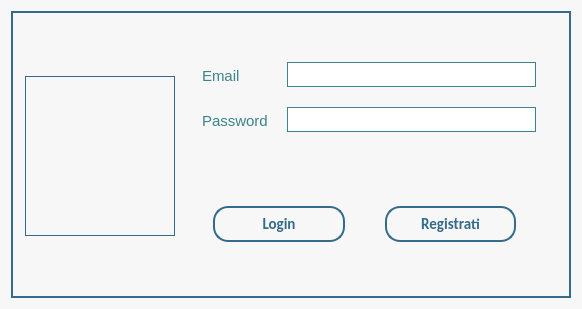
<?xml version="1.0" encoding="UTF-8"?>
<ui version="4.0">
 <class>LoginPage</class>
 <widget class="QMainWindow" name="LoginPage">
  <property name="geometry">
   <rect>
    <x>0</x>
    <y>0</y>
    <width>582</width>
    <height>309</height>
   </rect>
  </property>
  <property name="sizePolicy">
   <sizepolicy hsizetype="Preferred" vsizetype="Preferred">
    <horstretch>0</horstretch>
    <verstretch>0</verstretch>
   </sizepolicy>
  </property>
  <property name="minimumSize">
   <size>
    <width>0</width>
    <height>0</height>
   </size>
  </property>
  <property name="windowTitle">
   <string>LoginPage</string>
  </property>
  <property name="styleSheet">
   <string notr="true">background-color:rgb(247, 247, 247);
</string>
  </property>
  <widget class="QWidget" name="centralWidget">
   <layout class="QHBoxLayout" name="horizontalLayout_2" stretch="0">
    <item>
     <widget class="QGroupBox" name="groupBox_2">
      <property name="styleSheet">
       <string notr="true">border: 2px solid #336b8a;
background-color: none</string>
      </property>
      <property name="title">
       <string/>
      </property>
      <layout class="QHBoxLayout" name="horizontalLayout_3">
       <item>
        <widget class="QLabel" name="logo">
         <property name="sizePolicy">
          <sizepolicy hsizetype="Preferred" vsizetype="Preferred">
           <horstretch>0</horstretch>
           <verstretch>0</verstretch>
          </sizepolicy>
         </property>
         <property name="minimumSize">
          <size>
           <width>150</width>
           <height>4</height>
          </size>
         </property>
         <property name="maximumSize">
          <size>
           <width>16777215</width>
           <height>160</height>
          </size>
         </property>
         <property name="styleSheet">
          <string notr="true">background-color:none;
border: 1px solid #336b8a</string>
         </property>
         <property name="text">
          <string/>
         </property>
         <property name="scaledContents">
          <bool>false</bool>
         </property>
        </widget>
       </item>
       <item>
        <widget class="QGroupBox" name="groupBox">
         <property name="enabled">
          <bool>true</bool>
         </property>
         <property name="maximumSize">
          <size>
           <width>16777215</width>
           <height>1715</height>
          </size>
         </property>
         <property name="mouseTracking">
          <bool>false</bool>
         </property>
         <property name="tabletTracking">
          <bool>false</bool>
         </property>
         <property name="contextMenuPolicy">
          <enum>Qt::DefaultContextMenu</enum>
         </property>
         <property name="styleSheet">
          <string notr="true">border:none;
background-color:none
</string>
         </property>
         <property name="title">
          <string/>
         </property>
         <property name="flat">
          <bool>false</bool>
         </property>
         <property name="checkable">
          <bool>false</bool>
         </property>
         <layout class="QVBoxLayout" name="verticalLayout" stretch="1,0,1">
          <property name="spacing">
           <number>0</number>
          </property>
          <property name="leftMargin">
           <number>10</number>
          </property>
          <property name="topMargin">
           <number>19</number>
          </property>
          <property name="rightMargin">
           <number>19</number>
          </property>
          <property name="bottomMargin">
           <number>0</number>
          </property>
          <item>
           <layout class="QFormLayout" name="formLayout">
            <property name="formAlignment">
             <set>Qt::AlignLeading|Qt::AlignLeft|Qt::AlignVCenter</set>
            </property>
            <property name="horizontalSpacing">
             <number>10</number>
            </property>
            <property name="verticalSpacing">
             <number>17</number>
            </property>
            <item row="0" column="0">
             <widget class="QLabel" name="Email">
              <property name="styleSheet">
               <string notr="true">color: #3a848a;
font-size: 15px;
border: none;
padding: 5px;
font-family: 'Calibri';
background-color:none</string>
              </property>
              <property name="text">
               <string>Email</string>
              </property>
              <property name="buddy">
               <cstring>EmailEdit</cstring>
              </property>
             </widget>
            </item>
            <item row="0" column="1">
             <widget class="QLineEdit" name="EmailEdit">
              <property name="maximumSize">
               <size>
                <width>16777215</width>
                <height>25</height>
               </size>
              </property>
              <property name="font">
               <font>
                <family>Calibri</family>
                <pointsize>11</pointsize>
               </font>
              </property>
              <property name="autoFillBackground">
               <bool>false</bool>
              </property>
              <property name="styleSheet">
               <string notr="true">border:1px solid #3a848a;



</string>
              </property>
              <property name="text">
               <string/>
              </property>
              <property name="clearButtonEnabled">
               <bool>false</bool>
              </property>
             </widget>
            </item>
            <item row="1" column="0">
             <widget class="QLabel" name="Password">
              <property name="styleSheet">
               <string notr="true">color: #3a848a;
font-size: 15px;
border: none;
padding: 5px;
font-family: 'Calibri';
background-color:none</string>
              </property>
              <property name="text">
               <string>Password</string>
              </property>
              <property name="buddy">
               <cstring>PasswordEdit</cstring>
              </property>
             </widget>
            </item>
            <item row="1" column="1">
             <widget class="QLineEdit" name="PasswordEdit">
              <property name="maximumSize">
               <size>
                <width>16777215</width>
                <height>25</height>
               </size>
              </property>
              <property name="font">
               <font>
                <family>Calibri</family>
                <pointsize>11</pointsize>
               </font>
              </property>
              <property name="styleSheet">
               <string notr="true">border:1px solid #3a848a;
</string>
              </property>
              <property name="text">
               <string/>
              </property>
              <property name="echoMode">
               <enum>QLineEdit::Password</enum>
              </property>
             </widget>
            </item>
           </layout>
          </item>
          <item>
           <widget class="QLabel" name="regi">
            <property name="font">
             <font>
              <family>Calibri</family>
              <pointsize>11</pointsize>
             </font>
            </property>
            <property name="styleSheet">
             <string notr="true">border:none</string>
            </property>
            <property name="text">
             <string/>
            </property>
            <property name="alignment">
             <set>Qt::AlignCenter</set>
            </property>
           </widget>
          </item>
          <item>
           <layout class="QHBoxLayout" name="horizontalLayout">
            <property name="spacing">
             <number>40</number>
            </property>
            <property name="leftMargin">
             <number>20</number>
            </property>
            <property name="topMargin">
             <number>40</number>
            </property>
            <property name="rightMargin">
             <number>20</number>
            </property>
            <property name="bottomMargin">
             <number>40</number>
            </property>
            <item>
             <widget class="QPushButton" name="Login">
              <property name="enabled">
               <bool>true</bool>
              </property>
              <property name="sizePolicy">
               <sizepolicy hsizetype="Preferred" vsizetype="Fixed">
                <horstretch>0</horstretch>
                <verstretch>0</verstretch>
               </sizepolicy>
              </property>
              <property name="palette">
               <palette>
                <active>
                 <colorrole role="WindowText">
                  <brush brushstyle="SolidPattern">
                   <color alpha="255">
                    <red>51</red>
                    <green>107</green>
                    <blue>138</blue>
                   </color>
                  </brush>
                 </colorrole>
                 <colorrole role="Button">
                  <brush brushstyle="SolidPattern">
                   <color alpha="255">
                    <red>26</red>
                    <green>65</green>
                    <blue>108</blue>
                   </color>
                  </brush>
                 </colorrole>
                 <colorrole role="Text">
                  <brush brushstyle="SolidPattern">
                   <color alpha="255">
                    <red>51</red>
                    <green>107</green>
                    <blue>138</blue>
                   </color>
                  </brush>
                 </colorrole>
                 <colorrole role="ButtonText">
                  <brush brushstyle="SolidPattern">
                   <color alpha="255">
                    <red>51</red>
                    <green>107</green>
                    <blue>138</blue>
                   </color>
                  </brush>
                 </colorrole>
                 <colorrole role="Base">
                  <brush brushstyle="SolidPattern">
                   <color alpha="255">
                    <red>26</red>
                    <green>65</green>
                    <blue>108</blue>
                   </color>
                  </brush>
                 </colorrole>
                 <colorrole role="Window">
                  <brush brushstyle="SolidPattern">
                   <color alpha="255">
                    <red>26</red>
                    <green>65</green>
                    <blue>108</blue>
                   </color>
                  </brush>
                 </colorrole>
                 <colorrole role="Highlight">
                  <brush brushstyle="SolidPattern">
                   <color alpha="255">
                    <red>58</red>
                    <green>132</green>
                    <blue>138</blue>
                   </color>
                  </brush>
                 </colorrole>
                 <colorrole role="HighlightedText">
                  <brush brushstyle="SolidPattern">
                   <color alpha="255">
                    <red>255</red>
                    <green>255</green>
                    <blue>255</blue>
                   </color>
                  </brush>
                 </colorrole>
                 <colorrole role="PlaceholderText">
                  <brush brushstyle="NoBrush">
                   <color alpha="128">
                    <red>51</red>
                    <green>107</green>
                    <blue>138</blue>
                   </color>
                  </brush>
                 </colorrole>
                </active>
                <inactive>
                 <colorrole role="WindowText">
                  <brush brushstyle="SolidPattern">
                   <color alpha="255">
                    <red>51</red>
                    <green>107</green>
                    <blue>138</blue>
                   </color>
                  </brush>
                 </colorrole>
                 <colorrole role="Button">
                  <brush brushstyle="SolidPattern">
                   <color alpha="255">
                    <red>26</red>
                    <green>65</green>
                    <blue>108</blue>
                   </color>
                  </brush>
                 </colorrole>
                 <colorrole role="Text">
                  <brush brushstyle="SolidPattern">
                   <color alpha="255">
                    <red>51</red>
                    <green>107</green>
                    <blue>138</blue>
                   </color>
                  </brush>
                 </colorrole>
                 <colorrole role="ButtonText">
                  <brush brushstyle="SolidPattern">
                   <color alpha="255">
                    <red>51</red>
                    <green>107</green>
                    <blue>138</blue>
                   </color>
                  </brush>
                 </colorrole>
                 <colorrole role="Base">
                  <brush brushstyle="SolidPattern">
                   <color alpha="255">
                    <red>26</red>
                    <green>65</green>
                    <blue>108</blue>
                   </color>
                  </brush>
                 </colorrole>
                 <colorrole role="Window">
                  <brush brushstyle="SolidPattern">
                   <color alpha="255">
                    <red>26</red>
                    <green>65</green>
                    <blue>108</blue>
                   </color>
                  </brush>
                 </colorrole>
                 <colorrole role="Highlight">
                  <brush brushstyle="SolidPattern">
                   <color alpha="255">
                    <red>58</red>
                    <green>132</green>
                    <blue>138</blue>
                   </color>
                  </brush>
                 </colorrole>
                 <colorrole role="HighlightedText">
                  <brush brushstyle="SolidPattern">
                   <color alpha="255">
                    <red>255</red>
                    <green>255</green>
                    <blue>255</blue>
                   </color>
                  </brush>
                 </colorrole>
                 <colorrole role="PlaceholderText">
                  <brush brushstyle="NoBrush">
                   <color alpha="128">
                    <red>51</red>
                    <green>107</green>
                    <blue>138</blue>
                   </color>
                  </brush>
                 </colorrole>
                </inactive>
                <disabled>
                 <colorrole role="WindowText">
                  <brush brushstyle="SolidPattern">
                   <color alpha="255">
                    <red>51</red>
                    <green>107</green>
                    <blue>138</blue>
                   </color>
                  </brush>
                 </colorrole>
                 <colorrole role="Button">
                  <brush brushstyle="SolidPattern">
                   <color alpha="255">
                    <red>26</red>
                    <green>65</green>
                    <blue>108</blue>
                   </color>
                  </brush>
                 </colorrole>
                 <colorrole role="Text">
                  <brush brushstyle="SolidPattern">
                   <color alpha="255">
                    <red>51</red>
                    <green>107</green>
                    <blue>138</blue>
                   </color>
                  </brush>
                 </colorrole>
                 <colorrole role="ButtonText">
                  <brush brushstyle="SolidPattern">
                   <color alpha="255">
                    <red>51</red>
                    <green>107</green>
                    <blue>138</blue>
                   </color>
                  </brush>
                 </colorrole>
                 <colorrole role="Base">
                  <brush brushstyle="SolidPattern">
                   <color alpha="255">
                    <red>26</red>
                    <green>65</green>
                    <blue>108</blue>
                   </color>
                  </brush>
                 </colorrole>
                 <colorrole role="Window">
                  <brush brushstyle="SolidPattern">
                   <color alpha="255">
                    <red>26</red>
                    <green>65</green>
                    <blue>108</blue>
                   </color>
                  </brush>
                 </colorrole>
                 <colorrole role="Highlight">
                  <brush brushstyle="SolidPattern">
                   <color alpha="255">
                    <red>58</red>
                    <green>132</green>
                    <blue>138</blue>
                   </color>
                  </brush>
                 </colorrole>
                 <colorrole role="HighlightedText">
                  <brush brushstyle="SolidPattern">
                   <color alpha="255">
                    <red>255</red>
                    <green>255</green>
                    <blue>255</blue>
                   </color>
                  </brush>
                 </colorrole>
                 <colorrole role="PlaceholderText">
                  <brush brushstyle="NoBrush">
                   <color alpha="128">
                    <red>51</red>
                    <green>107</green>
                    <blue>138</blue>
                   </color>
                  </brush>
                 </colorrole>
                </disabled>
               </palette>
              </property>
              <property name="font">
               <font>
                <family>Calibri</family>
                <pointsize>-1</pointsize>
                <weight>75</weight>
                <bold>true</bold>
               </font>
              </property>
              <property name="focusPolicy">
               <enum>Qt::WheelFocus</enum>
              </property>
              <property name="autoFillBackground">
               <bool>false</bool>
              </property>
              <property name="styleSheet">
               <string notr="true">QPushButton
{
	background-color:none;
	border:2px solid #336b8a;
	padding: 6px;
	color: #336b8a;
	font-size: 15px;
	font-family: 'Calibri';
	border-radius: 15px;
}
QPushButton:hover
{
	background-color: #336b8a;
	color:white;
}
</string>
              </property>
              <property name="text">
               <string>Login</string>
              </property>
              <property name="checkable">
               <bool>false</bool>
              </property>
              <property name="checked">
               <bool>false</bool>
              </property>
              <property name="default">
               <bool>false</bool>
              </property>
              <property name="flat">
               <bool>false</bool>
              </property>
             </widget>
            </item>
            <item>
             <widget class="QPushButton" name="registrati">
              <property name="sizePolicy">
               <sizepolicy hsizetype="Minimum" vsizetype="Fixed">
                <horstretch>0</horstretch>
                <verstretch>0</verstretch>
               </sizepolicy>
              </property>
              <property name="font">
               <font>
                <family>Calibri</family>
                <pointsize>-1</pointsize>
                <weight>75</weight>
                <bold>true</bold>
               </font>
              </property>
              <property name="focusPolicy">
               <enum>Qt::WheelFocus</enum>
              </property>
              <property name="styleSheet">
               <string notr="true">QPushButton
{
	background-color:none;
	border:2px solid #336b8a;
	padding: 6px;
	color: #336b8a;
	font-size: 15px;
	font-family: 'Calibri';
	border-radius: 15px;
}
QPushButton:hover
{
	background-color: #336b8a;
	color:white;
}</string>
              </property>
              <property name="text">
               <string>Registrati</string>
              </property>
              <property name="checkable">
               <bool>false</bool>
              </property>
             </widget>
            </item>
           </layout>
          </item>
         </layout>
        </widget>
       </item>
      </layout>
     </widget>
    </item>
   </layout>
  </widget>
 </widget>
 <layoutdefault spacing="6" margin="11"/>
 <tabstops>
  <tabstop>EmailEdit</tabstop>
  <tabstop>PasswordEdit</tabstop>
  <tabstop>Login</tabstop>
  <tabstop>registrati</tabstop>
 </tabstops>
 <resources>
  <include location="images.qrc"/>
 </resources>
 <connections>
  <connection>
   <sender>EmailEdit</sender>
   <signal>returnPressed()</signal>
   <receiver>Login</receiver>
   <slot>click()</slot>
   <hints>
    <hint type="sourcelabel">
     <x>365</x>
     <y>100</y>
    </hint>
    <hint type="destinationlabel">
     <x>328</x>
     <y>246</y>
    </hint>
   </hints>
  </connection>
  <connection>
   <sender>PasswordEdit</sender>
   <signal>returnPressed()</signal>
   <receiver>Login</receiver>
   <slot>click()</slot>
   <hints>
    <hint type="sourcelabel">
     <x>448</x>
     <y>135</y>
    </hint>
    <hint type="destinationlabel">
     <x>364</x>
     <y>248</y>
    </hint>
   </hints>
  </connection>
 </connections>
</ui>
